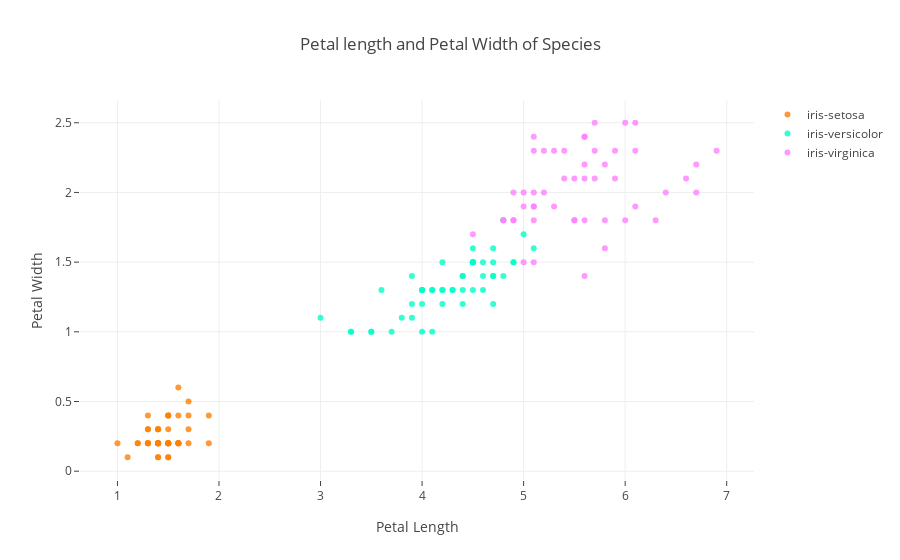

This figure's notebook cell:
### Code cell
fig=dict(data=data_list,layout=layout)
py.offline.iplot(fig)

### Figure 1 — Plotly figure (JSON) as saved in the notebook; plotly's stock layout.template omitted (floating-point values rounded to 4 significant figures)
{"data": [{"marker": {"color": "rgba(255, 128, 2, 0.8)"}, "mode": "markers", "name": "iris-setosa", "text": ["iris-sesota", "iris-sesota", "iris-sesota", "iris-sesota", "iris-sesota", "iris-sesota", "iris-sesota", "iris-sesota", "iris-sesota", "iris-sesota", "iris-sesota", "iris-sesota", "iris-sesota", "iris-sesota", "iris-sesota", "iris-sesota", "iris-sesota", "iris-sesota", "iris-sesota", "iris-sesota", "iris-sesota", "iris-sesota", "iris-sesota", "iris-sesota", "iris-sesota", "iris-sesota", "iris-sesota", "iris-sesota", "iris-sesota", "iris-sesota", "iris-sesota", "iris-sesota", "iris-sesota", "iris-sesota", "iris-sesota", "iris-sesota", "iris-sesota", "iris-sesota", "iris-sesota", "iris-sesota", "iris-sesota", "iris-sesota", "iris-sesota", "iris-sesota", "iris-sesota", "iris-sesota", "iris-sesota", "iris-sesota", "iris-sesota", "iris-sesota"], "type": "scatter", "uid": "06a09ee5-dbfb-43a6-b8cd-515258fbd9a9", "x": [1.4, 1.4, 1.3, 1.5, 1.4, 1.7, 1.4, 1.5, 1.4, 1.5, 1.5, 1.6, 1.4, 1.1, 1.2, 1.5, 1.3, 1.4, 1.7, 1.5, 1.7, 1.5, 1, 1.7, 1.9, 1.6, 1.6, 1.5, 1.4, 1.6, 1.6, 1.5, 1.5, 1.4, 1.5, 1.2, 1.3, 1.4, 1.3, 1.5, 1.3, 1.3, 1.3, 1.6, 1.9, 1.4, 1.6, 1.4, 1.5, 1.4], "y": [0.2, 0.2, 0.2, 0.2, 0.2, 0.4, 0.3, 0.2, 0.2, 0.1, 0.2, 0.2, 0.1, 0.1, 0.2, 0.4, 0.4, 0.3, 0.3, 0.3, 0.2, 0.4, 0.2, 0.5, 0.2, 0.2, 0.4, 0.2, 0.2, 0.2, 0.2, 0.4, 0.1, 0.2, 0.2, 0.2, 0.2, 0.1, 0.2, 0.2, 0.3, 0.3, 0.2, 0.6, 0.4, 0.3, 0.2, 0.2, 0.2, 0.2]}, {"marker": {"color": "rgba(0, 255, 200, 0.8)"}, "mode": "markers", "name": "iris-versicolor", "text": ["iris-versicolor", "iris-versicolor", "iris-versicolor", "iris-versicolor", "iris-versicolor", "iris-versicolor", "iris-versicolor", "iris-versicolor", "iris-versicolor", "iris-versicolor", "iris-versicolor", "iris-versicolor", "iris-versicolor", "iris-versicolor", "iris-versicolor", "iris-versicolor", "iris-versicolor", "iris-versicolor", "iris-versicolor", "iris-versicolor", "iris-versicolor", "iris-versicolor", "iris-versicolor", "iris-versicolor", "iris-versicolor", "iris-versicolor", "iris-versicolor", "iris-versicolor", "iris-versicolor", "iris-versicolor", "iris-versicolor", "iris-versicolor", "iris-versicolor", "iris-versicolor", "iris-versicolor", "iris-versicolor", "iris-versicolor", "iris-versicolor", "iris-versicolor", "iris-versicolor", "iris-versicolor", "iris-versicolor", "iris-versicolor", "iris-versicolor", "iris-versicolor", "iris-versicolor", "iris-versicolor", "iris-versicolor", "iris-versicolor", "iris-versicolor"], "type": "scatter", "uid": "17381f2d-9ba7-4913-abcb-6464b817a24b", "x": [4.7, 4.5, 4.9, 4, 4.6, 4.5, 4.7, 3.3, 4.6, 3.9, 3.5, 4.2, 4, 4.7, 3.6, 4.4, 4.5, 4.1, 4.5, 3.9, 4.8, 4, 4.9, 4.7, 4.3, 4.4, 4.8, 5, 4.5, 3.5, 3.8, 3.7, 3.9, 5.1, 4.5, 4.5, 4.7, 4.4, 4.1, 4, 4.4, 4.6, 4, 3.3, 4.2, 4.2, 4.2, 4.3, 3, 4.1], "y": [1.4, 1.5, 1.5, 1.3, 1.5, 1.3, 1.6, 1, 1.3, 1.4, 1, 1.5, 1, 1.4, 1.3, 1.4, 1.5, 1, 1.5, 1.1, 1.8, 1.3, 1.5, 1.2, 1.3, 1.4, 1.4, 1.7, 1.5, 1, 1.1, 1, 1.2, 1.6, 1.5, 1.6, 1.5, 1.3, 1.3, 1.3, 1.2, 1.4, 1.2, 1, 1.3, 1.2, 1.3, 1.3, 1.1, 1.3]}, {"marker": {"color": "rgba(255, 128, 255, 0.8)"}, "mode": "markers", "name": "iris-virginica", "text": ["iris-virginica", "iris-virginica", "iris-virginica", "iris-virginica", "iris-virginica", "iris-virginica", "iris-virginica", "iris-virginica", "iris-virginica", "iris-virginica", "iris-virginica", "iris-virginica", "iris-virginica", "iris-virginica", "iris-virginica", "iris-virginica", "iris-virginica", "iris-virginica", "iris-virginica", "iris-virginica", "iris-virginica", "iris-virginica", "iris-virginica", "iris-virginica", "iris-virginica", "iris-virginica", "iris-virginica", "iris-virginica", "iris-virginica", "iris-virginica", "iris-virginica", "iris-virginica", "iris-virginica", "iris-virginica", "iris-virginica", "iris-virginica", "iris-virginica", "iris-virginica", "iris-virginica", "iris-virginica", "iris-virginica", "iris-virginica", "iris-virginica", "iris-virginica", "iris-virginica", "iris-virginica", "iris-virginica", "iris-virginica", "iris-virginica", "iris-virginica"], "type": "scatter", "uid": "2f944e39-eb18-42ad-869a-f96454717194", "x": [6, 5.1, 5.9, 5.6, 5.8, 6.6, 4.5, 6.3, 5.8, 6.1, 5.1, 5.3, 5.5, 5, 5.1, 5.3, 5.5, 6.7, 6.9, 5, 5.7, 4.9, 6.7, 4.9, 5.7, 6, 4.8, 4.9, 5.6, 5.8, 6.1, 6.4, 5.6, 5.1, 5.6, 6.1, 5.6, 5.5, 4.8, 5.4, 5.6, 5.1, 5.1, 5.9, 5.7, 5.2, 5, 5.2, 5.4, 5.1], "y": [2.5, 1.9, 2.1, 1.8, 2.2, 2.1, 1.7, 1.8, 1.8, 2.5, 2, 1.9, 2.1, 2, 2.4, 2.3, 1.8, 2.2, 2.3, 1.5, 2.3, 2, 2, 1.8, 2.1, 1.8, 1.8, 1.8, 2.1, 1.6, 1.9, 2, 2.2, 1.5, 1.4, 2.3, 2.4, 1.8, 1.8, 2.1, 2.4, 2.3, 1.9, 2.3, 2.5, 2.3, 1.9, 2, 2.3, 1.8]}], "layout": {"title": {"text": "Petal length and Petal Width of Species"}, "xaxis": {"ticklen": 5, "title": {"text": "Petal Length"}, "zeroline": false}, "yaxis": {"ticklen": 5, "title": {"text": "Petal Width"}, "zeroline": false}}}
